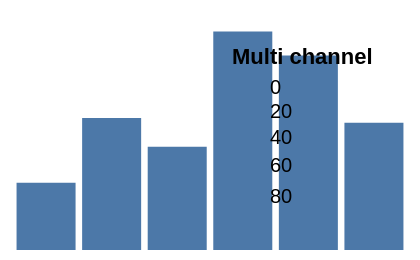

Specify this chart in Vega-Lite:
### Vega specification from a JSON file in a GitHub repository (floating-point values rounded to 4 significant figures)
{"width": 200, "height": 120, "padding": 5, "data": [{"name": "t", "values": [{"a": "Alpha", "b": 28, "c": "x", "d": 1}, {"a": "Bravo", "b": 55, "c": "y", "d": 2}, {"a": "Charlie", "b": 43, "c": "x", "d": 3}, {"a": "Delta", "b": 91, "c": "z", "d": 4}, {"a": "Echo", "b": 81, "c": "y", "d": 5}, {"a": "Foxtrot", "b": 53, "c": "z", "d": 6}]}], "scales": [{"name": "x", "type": "band", "domain": {"data": "t", "field": "a"}, "range": "width", "padding": 0.1}, {"name": "y", "type": "linear", "domain": {"data": "t", "field": "b"}, "range": "height", "nice": true}, {"name": "color", "type": "ordinal", "domain": {"data": "t", "field": "c"}, "range": {"scheme": "category10"}}, {"name": "ramp", "type": "linear", "domain": {"data": "t", "field": "d"}, "range": {"scheme": "blues"}}, {"name": "size", "type": "linear", "domain": {"data": "t", "field": "b"}, "range": [10, 200]}, {"name": "shape", "type": "ordinal", "domain": {"data": "t", "field": "c"}, "range": "symbol"}, {"name": "quant", "type": "quantize", "domain": [0, 100], "range": {"scheme": "greens", "count": 4}}], "marks": [{"type": "rect", "from": {"data": "t"}, "encode": {"enter": {"x": {"scale": "x", "field": "a"}, "width": {"scale": "x", "band": 1}, "y": {"scale": "y", "field": "b"}, "y2": {"scale": "y", "value": 0}}}}], "legends": [{"fill": "color", "size": "size", "shape": "shape", "title": "Multi channel", "orient": "top-right"}]}
